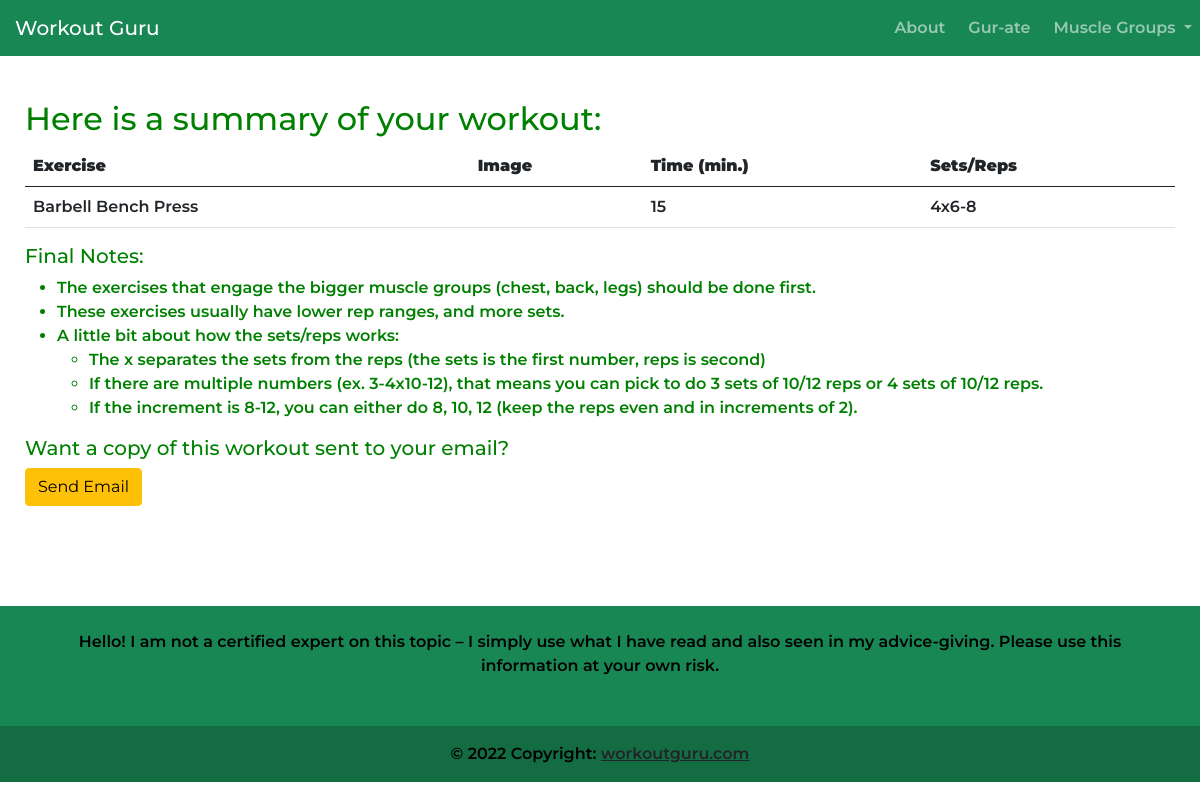
The page /display/ (signed in) on the database as committed earlier.
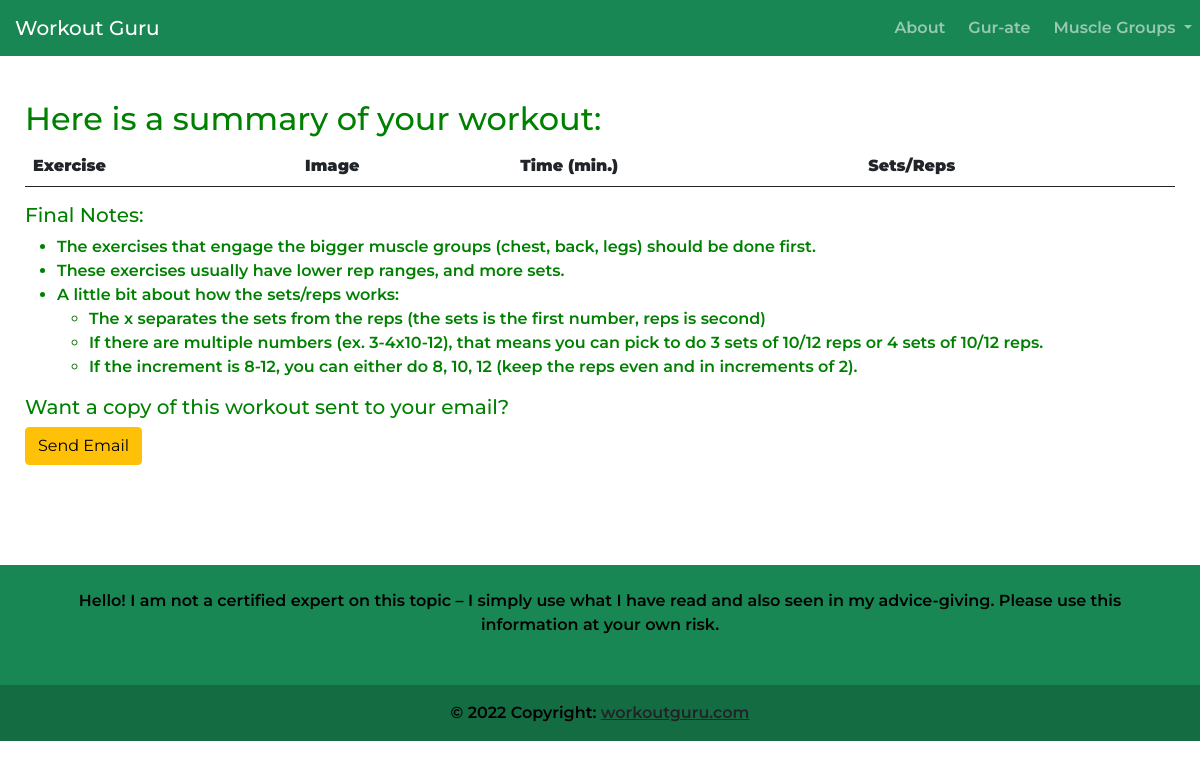
The same page on the database as committed later.
### main/models.py (models this page shows, shortened)
class Exercises(models.Model):
    email = models.EmailField(null=True, blank=True)
    musclegroup = models.ForeignKey(MuscleGroups, on_delete=models.CASCADE)
    name = models.CharField(max_length=300)
    time = models.PositiveSmallIntegerField()
    image = models.ImageField(
        upload_to='media/', default='default.jpeg')
    reps = models.CharField(max_length=200)
    selected = models.BooleanField()

### main/views.py (the view, shortened to what this page needs)
# urls.py: path('display/', views.display),
def display(response):
    return render(response, 'main/display.html', {'selected': Exercises.objects.filter(email=response.user, selected=True)})

### account/models.py (called while the page is built)
    def __str__(self):
        return self.email

### templates/main/display.html (shortened to what this page needs)
{% extends 'main/base.html' %}
{% block content %}
<div class="display">
  <h2>Here is a summary of your workout:</h2>
  <table class="table table-hover">
      <thead>
        <tr>
          <th scope="col"><b>Exercise</b></th>
          <th scope="col"><b>Image</b></th>
          <th scope="col"><b>Time (min.)</b></th>
          <th scope="col"><b>Sets/Reps</b></th>
        </tr>
      </thead>
      <tbody>
          {% for exercise in selected %}
          <tr>
              <td>{{exercise.name}}</td>
              <td><img src="{{exercise.image.url}}" alt="" style="max-height: 100px;"></td>
              <td>{{exercise.time}}</td>
              <td>{{exercise.reps}}</td>
          </tr>
          {% endfor %}
      </tbody>
    </table>
  <div class="final-notes">
    <h5>Final Notes:</h5>
      <ul>
        <li>The exercises that engage the bigger muscle groups (chest, back, legs) should be done first.</li>
        <li>These exercises usually have lower rep ranges, and more sets.</li>
        <li>A little bit about how the sets/reps works:
            <ul>
              <li>The x separates the sets from the reps (the sets is the first number, reps is second)</li>
              <li>If there are multiple numbers (ex. 3-4x10-12), that means you can pick to do 3 sets of 10/12 reps or 4 sets of 10/12 reps.</li>
              <li>If the increment is 8-12, you can either do 8, 10, 12 (keep the reps even and in increments of 2).</li>
          </ul>
        </li>
    </ul>
  </div>
  <div>
    <h5>Want a copy of this workout sent to your email?</h5>
    <form action="" method="POST" class="sendemail">
    <button type="submit", name="email", value="email", class="btn btn-warning" onclick="send()">Send Email</button>
    </form>
  </div>
</div>
{% endblock %}

### templates/main/base.html (shortened to what this page needs)
{% load static %}
<!DOCTYPE html>
<html lang="en">
<head>
    <link
      href="https://cdn.jsdelivr.net/npm/bootstrap@5.0.2/dist/css/bootstrap.min.css"
      rel="stylesheet"
    />
</head>
<body style="font-weight: 525; font-family: Montserrat, sans-serif; color: green;">
    <nav class="navbar fixed-top navbar-expand-md navbar-dark bg-success">
        <a href="/" class="navbar-brand mb-0 h1" style="margin-left: 15px"
          >Workout Guru</a
        >
        <div class="collapse navbar-collapse justify-content-end" id="navbarNav">
          <ul class="navbar-nav">
            <li class="nav-item">
              <a href="/about/" class="nav-link" style="padding-left: 15px;"> About </a>
            </li>
            <li class="nav-item">
              <a href="/gurate/" class="nav-link" style="padding-left: 15px;"> Gur-ate </a>
            </li>
            <li class="nav-item dropdown">
              <a
                href="#"
                class="nav-link dropdown-toggle"
                id="navbarDropdown"
                role="button"
                data-bs-toggle="dropdown"
                aria-expanded="false"
                style="padding-left: 15px;"
              >
                Muscle Groups
              </a>
            </li>
          </ul>
        </div>
      </nav>
    <div class="content">
        {% block content %}
        {% endblock %}
    </div>
  <footer class="bg-success text-center">
    <div class="container p-4">
      <section class="mb-4">
        <p>
          Hello! I am not a certified expert on this topic – I simply use what I have read and also seen in my advice-giving. Please use this information at your own risk.
        </p>
      </section>
    </div>
    <div class="text-center p-3" style="background-color: rgba(0, 0, 0, 0.2); color: black;">
      © 2022 Copyright:
      <a class="text-dark" href="https://workoutguru.com/">workoutguru.com</a>
    </div>
  </footer>
</body>
</html>

### templates/main/base.html (style rules this page uses)
p { color: black; }
.container { text-align: center; padding-top: 100px; }
button { padding: 100px; }
form { padding-left: max(25px, 10%); padding-right: max(25px, 10%); }
.sendemail { padding: 0px; }
.display { padding: 100px 25px; }

Rows that differ between the two databases and show on the page:
removed Exercises: name "Barbell Bench Press", time "15", reps "4x6-8"
